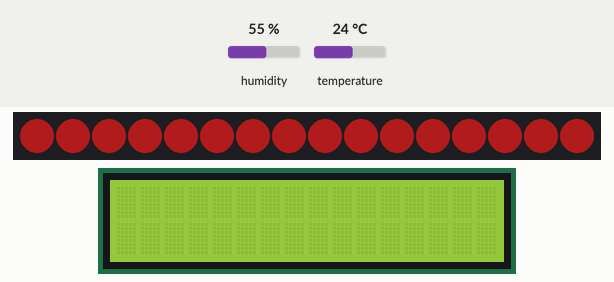
This sketch was run on a simulated Arduino Uno, built with avr-gcc and run on an emulated ATmega328P. Parts: 16 RGB LEDs in strip order, left to right, 16×2 character LCD. Inputs (shaded band) come from the test bench; at power-on: humidity 55 %, temperature 24 °C. Dim RGB values are drawn brighter than linear; what the sketch prints to the serial monitor is not drawn.

Above: at 1.2 s.
1.3 s: humidity set to 22 %
At 4.4 s:
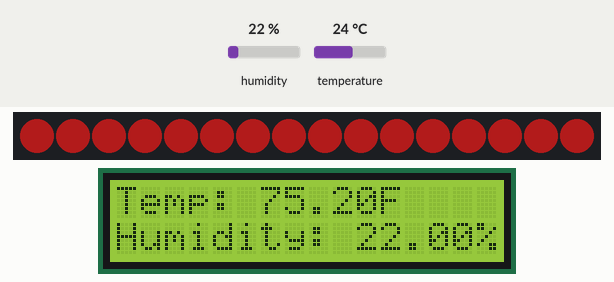
5.5 s: temperature set to 12 °C
At 6.7 s:
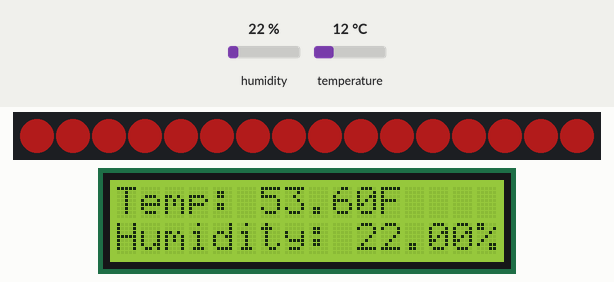
9.7 s: humidity set to 40 %
At 12.5 s:
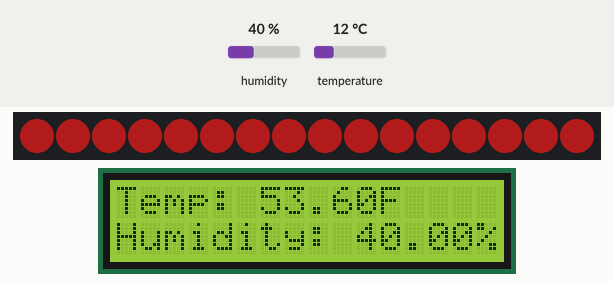
13.9 s: temperature set to 19 °C
At 14.9 s:
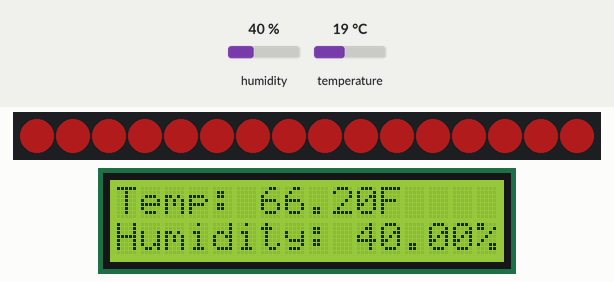
Timing chart, 0 to 16.9 s (numbered marks = the images above; inputs shaded):
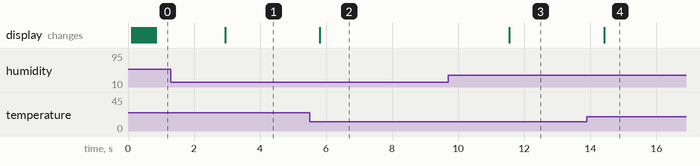

Measured:
- after the input at 1.3 s, the display: changes after 1.6 s (image 1)
- after the input at 5.5 s, the display: changes after 0.31 s (image 2)
- after the input at 9.7 s, the display: changes after 1.9 s (image 3)
- after the input at 13.9 s, the display: changes after 0.52 s (image 4)

The sketch:

arduino-code.ino
```cpp
#include <Adafruit_Sensor.h>
#include <DHT.h>
#include <LiquidCrystal_I2C.h>
#include <Adafruit_NeoPixel.h>

#define PIN 6

#define DHTPIN 2
#define LED_PIN     6

// How many NeoPixels are attached to the Arduino?
#define LED_COUNT  16

// NeoPixel brightness, 0 (min) to 255 (max)
#define BRIGHTNESS 50 // Digital pin connected to the DHT sensor

#define DHTTYPE    DHT11
Adafruit_NeoPixel strip(LED_COUNT, LED_PIN, NEO_GRBW + NEO_KHZ800);

DHT dht(DHTPIN, DHTTYPE);

uint32_t delayMS = 2000;

float temperature, humidity;
LiquidCrystal_I2C lcd(0x27, 16, 2);
void setup() {
  strip.begin();           // INITIALIZE NeoPixel strip object (REQUIRED)
  strip.show();            // Turn OFF all pixels ASAP
  strip.setBrightness(BRIGHTNESS);
  Serial.begin(9600);
  lcd.init();
  lcd.backlight();
  lcd.clear();
  lcd.setCursor(0,0);
  dht.begin();


}

void colorWipe(uint32_t color, int wait) {
  for(int i=0; i<strip.numPixels(); i++) { // For each pixel in strip...
    strip.setPixelColor(i, color);         //  Set pixel's color (in RAM)
    strip.show();                          //  Update strip to match
    delay(wait);                           //  Pause for a moment
  }
}

void loop() {
  colorWipe(strip.Color(255,   0,   0, 50)     , 50); // Red
  delay(delayMS);

  temperature = dht.readTemperature(true);
  float h = dht.readHumidity();
  humidity = h;
  // Get temperature event and print its value.

  if (isnan(h) || isnan(temperature)) {
    Serial.println(F("Failed to read from DHT sensor!"));
    return;
  }
  else {
    Serial.print(F("Temperature: "));
    lcd.clear();
    lcd.print(F("Temp: "));
    lcd.print(temperature);
    lcd.print(F("F"));
    lcd.setCursor(0,1);

    Serial.print(temperature);
    Serial.println(F("°F"));
    Serial.print(F("Humidity: "));
    Serial.print(humidity);
    Serial.println("%");
    lcd.print(F("Humidity: "));
    lcd.print(humidity);
    lcd.print(F("%"));

  }


}
```
